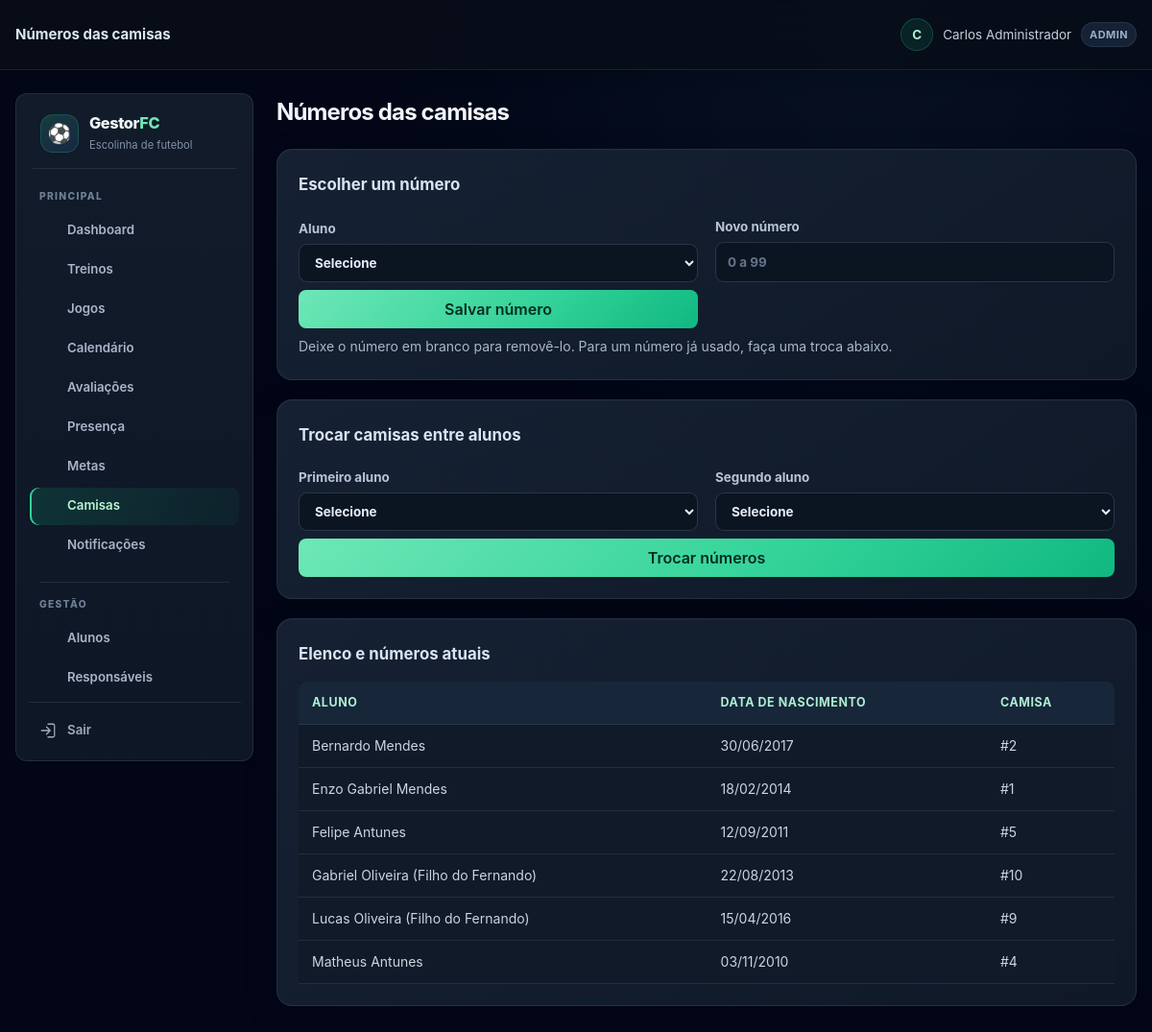
The page /camisas.php (signed in) on the database its author committed.
### tables this page shows
CREATE TABLE TB_ALUNO (
    COD_ALUNO INT AUTO_INCREMENT PRIMARY KEY,
    COD_ESCOLINHA INT NOT NULL,
    COD_RESPONSAVEL INT NOT NULL,
    COD_USUARIO INT NULL UNIQUE,
    NOME VARCHAR(100) NOT NULL,
    DATA_NASCIMENTO DATE NOT NULL,
    POSICAO VARCHAR(30) DEFAULT 'Meio-Campo',
    NUMERO_CAMISA INT NULL,
    STATUS ENUM('ATIVO', 'INATIVO', 'PENDENTE') DEFAULT 'ATIVO',
    DATA_MATRICULA DATE DEFAULT (CURRENT_DATE),
    OBSERVACOES_MEDICAS TEXT NULL,
    CRIADO_EM TIMESTAMP DEFAULT CURRENT_TIMESTAMP,
    FOREIGN KEY (COD_ESCOLINHA) REFERENCES TB_ESCOLINHA(COD_ESCOLINHA) ON DELETE CASCADE,
    FOREIGN KEY (COD_RESPONSAVEL) REFERENCES TB_RESPONSAVEL(COD_RESPONSAVEL) ON DELETE RESTRICT,
    FOREIGN KEY (COD_USUARIO) REFERENCES TB_USUARIO(COD_USUARIO) ON DELETE SET NULL
);

### includes/helpers.php (called while the page is built, shortened)
<?php
function e($value) {
    return htmlspecialchars((string) $value, ENT_QUOTES, 'UTF-8');
}

### camisas.php (the view, shortened to what this page needs)
<?php
require_once __DIR__ . '/includes/layout.php';
$db = getDB();
$escolinha = currentEscolinhaId();
$consulta = $db->prepare('SELECT COD_ALUNO, NOME, DATA_NASCIMENTO, NUMERO_CAMISA FROM TB_ALUNO WHERE COD_ESCOLINHA = ? ORDER BY NOME');
$consulta->execute([$escolinha]);
$alunos = $consulta->fetchAll();
?>
<section class="rounded-2xl border border-slate-200 bg-white p-5 shadow-sm">
    <h2 class="mb-4 text-lg font-bold text-emerald-950">Escolher um número</h2>
    <form method="post" action="camisas.php<?= isset($_GET['mini']) ? '?mini=1' : '' ?>" class="grid gap-4 sm:grid-cols-[1fr_180px_auto] sm:items-end">
        <label>Aluno<select name="aluno" required><option value="">Selecione</option></select></label>
        <label>Novo número<input type="number" name="numero" min="0" max="99" placeholder="0 a 99"></label>
        <button class="botao-principal rounded-lg bg-amber-400 px-4 py-2 font-semibold text-emerald-950 shadow-sm transition hover:bg-amber-300" type="submit">Salvar número</button>
    </form>
    <p class="mt-2 text-sm text-slate-500">Deixe o número em branco para removê-lo. Para um número já usado, faça uma troca abaixo.</p>
</section>
<section class="rounded-2xl border border-slate-200 bg-white p-5 shadow-sm">
    <h2 class="mb-4 text-lg font-bold text-emerald-950">Trocar camisas entre alunos</h2>
    <form method="post" action="camisas.php<?= isset($_GET['mini']) ? '?mini=1' : '' ?>" class="grid gap-4 sm:grid-cols-2">
        <label>Primeiro aluno<select name="primeiro_aluno" required><option value="">Selecione</option></select></label>
        <label>Segundo aluno<select name="segundo_aluno" required><option value="">Selecione</option></select></label>
        <button class="botao-principal rounded-lg bg-amber-400 px-4 py-2 font-semibold text-emerald-950 shadow-sm transition hover:bg-amber-300 sm:col-span-2" type="submit">Trocar números</button>
    </form>
</section>
<section class="overflow-x-auto rounded-2xl border border-slate-200 bg-white p-5 shadow-sm">
    <h2 class="mb-4 text-lg font-bold text-emerald-950">Elenco e números atuais</h2>
    <table class="w-full text-left text-sm">
        <thead><tr><th>Aluno</th><th>Data de nascimento</th><th>Camisa</th></tr></thead>
        <tbody><?php foreach ($alunos as $aluno): ?><tr><td><?= e($aluno['NOME']) ?></td><td><?= e(date('d/m/Y', strtotime($aluno['DATA_NASCIMENTO']))) ?></td><td><?= $aluno['NUMERO_CAMISA'] === null ? 'Sem número' : '#' . (int) $aluno['NUMERO_CAMISA'] ?></td></tr><?php endforeach; ?></tbody>
    </table>
</section>

### rows shown on the page
tb_aluno: NOME "Bernardo Mendes", DATA_NASCIMENTO "30/06/2017", NUMERO_CAMISA "2"
tb_aluno: NOME "Enzo Gabriel Mendes", DATA_NASCIMENTO "18/02/2014", NUMERO_CAMISA "1"
tb_aluno: NOME "Felipe Antunes", DATA_NASCIMENTO "12/09/2011", NUMERO_CAMISA "5"
tb_aluno: NOME "Gabriel Oliveira (Filho do Fernando)", DATA_NASCIMENTO "22/08/2013", NUMERO_CAMISA "10"
tb_aluno: NOME "Lucas Oliveira (Filho do Fernando)", DATA_NASCIMENTO "15/04/2016", NUMERO_CAMISA "9"
tb_aluno: NOME "Matheus Antunes", DATA_NASCIMENTO "03/11/2010", NUMERO_CAMISA "4"

### other values the page prints
$title "Números das camisas"
$_SESSION['username'] "Carlos Administrador"
$_SESSION['user_role'] "ADMIN"
$label "Dashboard Treinos Jogos Calendário Avaliações Presença Metas Camisas Notificações Alunos Responsáveis"
